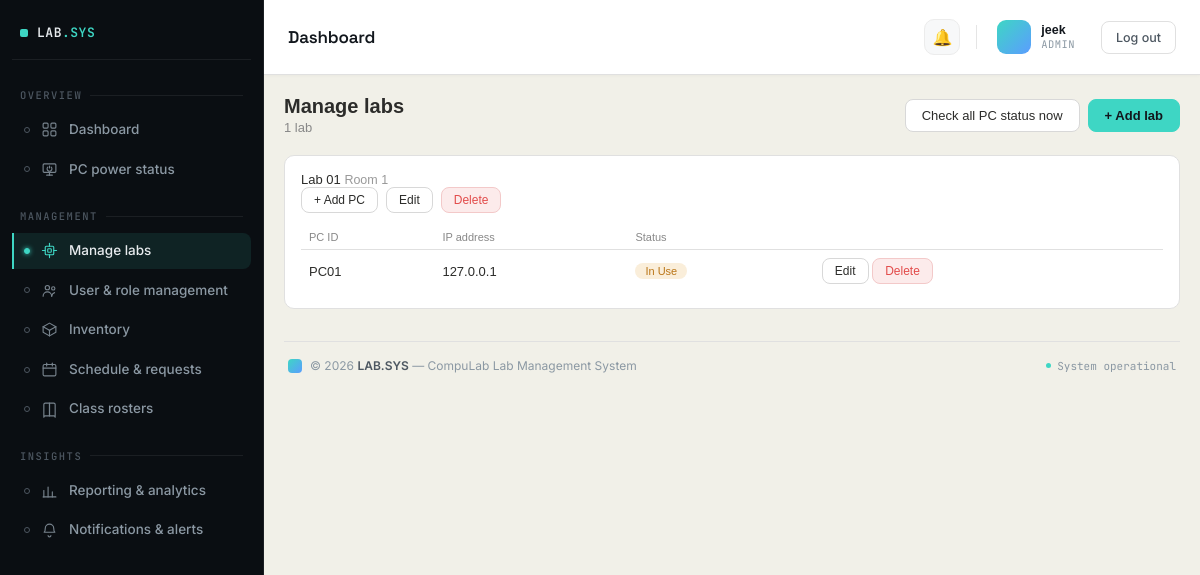
/labs/manage/ (signed in), run on the app's committed database.
### accounts/models.py (models this page shows, shortened)
class User(AbstractUser):
    ROLE_CHOICES = [
        ('admin', 'Admin'),
        ('incharge', 'Lab In-charge'),
        ('instructor', 'Instructor'),
        ('student', 'Student'),
    ]
    role = models.CharField(max_length=20, choices=ROLE_CHOICES, default='instructor')
    id_number = models.CharField(
        max_length=50, blank=True, default='',
        help_text='Student/Instructor ID — used to match this account to reservation requests and lab PC check-ins. Separate from the login username.'
    )
    assigned_lab = models.ForeignKey(
        'labs.Lab',
        null=True,
        blank=True,
        on_delete=models.SET_NULL,
        related_name='assigned_users'
    )
    email_notifications_enabled = models.BooleanField(default=True)

### labs/models.py (models this page shows, shortened)
class Lab(models.Model):
    name = models.CharField(max_length=100)
    location = models.CharField(max_length=200, blank=True)
    opening_time = models.TimeField(
        default='07:00',
        help_text='Daily opening time, used as the capacity basis for utilization % in reports.'
    )
    closing_time = models.TimeField(
        default='21:00',
        help_text='Daily closing time, used as the capacity basis for utilization % in reports.'
    )

class PC(models.Model):
    STATUS = [
        ('online', 'Online'),
        ('offline', 'Offline'),
        ('in_use', 'In Use'),
        ('issue', 'Has Issue'),
    ]
    lab = models.ForeignKey(Lab, on_delete=models.CASCADE, related_name='pcs')
    pc_id = models.CharField(max_length=10)
    ip_address = models.GenericIPAddressField(
        null=True, blank=True,
        help_text='Used to actually check whether this PC is reachable on the network.'
    )
    status = models.CharField(max_length=10, choices=STATUS, default='offline')
    last_active = models.DateTimeField(null=True, blank=True)
    current_user = models.ForeignKey(
        settings.AUTH_USER_MODEL,
        null=True, blank=True,
        on_delete=models.SET_NULL,
        related_name='pcs_in_use',
        help_text="The student currently signed in on this PC, set when they unlock it with their Student ID and password. Cleared once the PC goes offline or is reassigned.",
    )

### labs/views.py (the view)
# urls.py: path('manage/', views.LabListView.as_view(), name='lab_list'),
class LabListView(RoleRequiredMixin, ListView):
    allowed_roles = ['admin']
    template_name = 'labs/lab_list.html'
    context_object_name = 'labs'
    def get_queryset(self):
        return Lab.objects.prefetch_related('pcs').order_by('name')

### accounts/context_processors.py (called while the page is built)
def sidebar_counts(request):
    if not request.user.is_authenticated:
        return {}
    return {
        'unread_notifications_count': Notification.objects.filter(
            user=request.user, read=False
        ).count(),
        'open_issues_count': Issue.objects.filter(status='open').count()
        if request.user.role in ['admin', 'incharge'] else 0,
    }

### accounts/mixins.py (called while the page is built)
    def dispatch(self, request, *args, **kwargs):
        if not request.user.is_authenticated:
            return self.handle_no_permission()
        if self.allowed_roles and request.user.role not in self.allowed_roles:
            raise PermissionDenied
        return super().dispatch(request, *args, **kwargs)

### compulab/templates/labs/lab_list.html (shortened to what this page needs)
{% extends "base.html" %}
{% block content %}
<div class="page-header">
  <div>
    <h1>Manage labs</h1>
    <div class="sub">{{ labs|length }} lab{{ labs|length|pluralize }}</div>
  </div>
  <div style="display:flex; gap:8px">
    <form method="post" action="{% url 'pc_status_refresh' %}">
      <button type="submit" class="action-btn">Check all PC status now</button>
    </form>
    <a href="{% url 'lab_create' %}" class="action-btn primary">+ Add lab</a>
  </div>
</div>
{% for lab in labs %}
  <div class="card">
    <div class="section-title">
      {{ lab.name }} <span style="font-weight:400; color:#999; font-size:12.5px">{{ lab.location }}</span>
      <span style="margin-left:auto; display:flex; gap:8px;">
        <a href="{% url 'pc_create' %}?lab={{ lab.pk }}" class="action-btn small">+ Add PC</a>
        <a href="{% url 'lab_update' lab.pk %}" class="action-btn small">Edit</a>
        <a href="{% url 'lab_delete' lab.pk %}" class="action-btn small danger">Delete</a>
      </span>
    </div>
    <table class="table">
      <thead>
        <tr><th>PC ID</th><th>IP address</th><th>Status</th><th></th></tr>
      </thead>
      <tbody>
        {% for pc in lab.pcs.all %}
          <tr>
            <td>{{ pc.pc_id }}</td>
            <td>{{ pc.ip_address|default:"—" }}</td>
            <td><span class="status-pill pill-{{ pc.status }}">{{ pc.get_status_display }}</span></td>
            <td style="white-space:nowrap">
              <a href="{% url 'pc_edit' pc.pk %}" class="action-btn small">Edit</a>
              <a href="{% url 'pc_delete' pc.pk %}" class="action-btn small danger">Delete</a>
            </td>
          </tr>
        {% empty %}
          <tr><td colspan="4"><p class="empty">No PCs added to this lab yet.</p></td></tr>
        {% endfor %}
      </tbody>
    </table>
  </div>
{% empty %}
  <div class="card">
    <p class="empty">No labs yet. Click "+ Add lab" to create your first one.</p>
  </div>
{% endfor %}
{% endblock %}

### compulab/templates/dashboard/navbar.html (shortened to what this page needs)
<div class="topbar">
  <div class="topbar-title">{{ page_title|default:"Dashboard" }}</div>
  <div class="topbar-right">
    <div class="topbar-notif">
      <a href="{% url 'notifications' %}" title="Notifications">
        🔔
      </a>
    </div>
    <div class="topbar-user">
      <div class="avatar">
      </div>
      <div class="user-meta">
        <span class="user-name">{{ request.user.get_full_name|default:request.user.username }}</span>
        <span class="user-role">{{ request.user.role|default:"Admin" }}</span>
      </div>
    </div>
    <form method="post" action="{% url 'logout' %}" style="display:inline;">
      <button type="submit" class="btn">Log out</button>
    </form>
  </div>
</div>

### compulab/templates/base.html (style rules this page uses)
* { box-sizing: border-box; margin: 0; padding: 0; }
html, body { height: 100%; }
body { font-family: sans-serif; background: #f1f0e8; color: #2c2c2a; }
:root { --topbar-accent: #3ed6c4; --topbar-accent-tint: rgba(62,214,196,0.12); --topbar-ink-1: #12171d; --topbar-text-1: #4d5761; --topbar-text-2: #8b98a3; }
.card { background: white; border: 1px solid #e0e0e0; border-radius: 10px; padding: 16px; margin-bottom: 14px; }
.section-title { font-size: 13px; font-weight: 500; margin-bottom: 12px; }
.table { width: 100%; border-collapse: collapse; font-size: 13px; }
.table th { text-align: left; padding: 6px 8px; color: #888; font-weight: 500; border-bottom: 1px solid #e0e0e0; font-size: 11px; }
.table td { padding: 8px; border-bottom: 1px solid #f0f0f0; }
.table tr:last-child td { border-bottom: none; }
a { color: inherit; }
.page-header { display: flex; align-items: center; justify-content: space-between; margin-bottom: 20px; flex-wrap: wrap; gap: 12px; }
.page-header h1 { font-size: 20px; font-weight: 600; }
.page-header .sub { font-size: 13px; color: #888; margin-top: 2px; }
.action-btn { display: inline-flex; align-items: center; gap: 6px; padding: 8px 16px; border-radius: 8px; border: 1px solid #d8d8d8; background: #fff; color: #2c2c2a; font-size: 13px; font-weight: 500; text-decoration: none; cursor: pointer; }
.action-btn.primary { background: var(--topbar-accent); border-color: var(--topbar-accent); color: var(--topbar-ink-1); font-weight: 600; }
.action-btn.danger { background: #FCEBEB; border-color: #f3c9c9; color: #E24B4A; }
.action-btn.small { padding: 5px 12px; font-size: 12px; }
.status-pill { display: inline-block; padding: 2px 10px; border-radius: 10px; font-size: 11px; font-weight: 500; text-transform: capitalize; }
.pill-in_progress, .pill-in_use, .pill-needs_check, .pill-medium, .pill-issue, .pill-deactivate, .pill-under_repair { background: #FAEEDA; color: #BA7517; }

### compulab/templates/dashboard/navbar.html (style rules this page uses)
.topbar { padding: 16px 24px; border-bottom: 1px solid #e0e0e0; background: white; display: flex; align-items: center; justify-content: space-between; box-shadow: 0 1px 3px rgba(18, 23, 29, 0.03); }
.topbar-title { font-family: 'Space Grotesk', sans-serif; font-size: 17px; font-weight: 600; letter-spacing: -0.01em; color: #12171d; }
.topbar-right { display: flex; align-items: center; gap: 16px; font-size: 13px; color: #555; }
.topbar-notif { position: relative; display: flex; align-items: center; }
.topbar-notif a { position: relative; display: flex; align-items: center; justify-content: center; width: 36px; height: 36px; border-radius: 10px; font-size: 16px; text-decoration: none; color: #4d5761; background: #f7f8f9; border: 1px solid #ececec; transition: background-color 0.15s ease, border-color 0.15s ease, transform 0.15s ease; }
.topbar-user { display: flex; align-items: center; gap: 10px; padding: 4px 10px 4px 4px; border-radius: 12px; transition: background-color 0.15s ease; }
.avatar { width: 34px; height: 34px; border-radius: 9px; background: linear-gradient(135deg, #3ed6c4, #5b9dff); color: #0a0e12; font-family: 'JetBrains Mono', monospace; font-size: 12px; font-weight: 700; display: flex; align-items: center; justify-content: center; flex-shrink: 0; }
.user-meta { display: flex; flex-direction: column; line-height: 1.25; }
.user-name { font-size: 12.5px; font-weight: 600; color: #12171d; white-space: nowrap; }
.user-role { font-size: 10.5px; font-family: 'JetBrains Mono', monospace; color: #8b98a3; text-transform: uppercase; letter-spacing: 0.04em; }
.btn { display: inline-flex; align-items: center; gap: 6px; padding: 8px 14px; border-radius: 8px; font-size: 12.5px; font-weight: 500; border: 1px solid #e0e0e0; background: white; cursor: pointer; text-decoration: none; color: #4d5761; font-family: 'Inter', sans-serif; transition: background-color 0.15s ease, border-color 0.15s ease, color 0.15s ease; }

### data on the page
User: user.get_full_name "jeek", user.role "ADMIN"
Lab: name "Lab 01", location "Room 1"
PC: pc_id "PC01", ip_address "127.0.0.1", status "In Use"

### other printed values
{{ page_title|default:"Dashboard" }} "Dashboard"
{{ labs|length }} "1"
